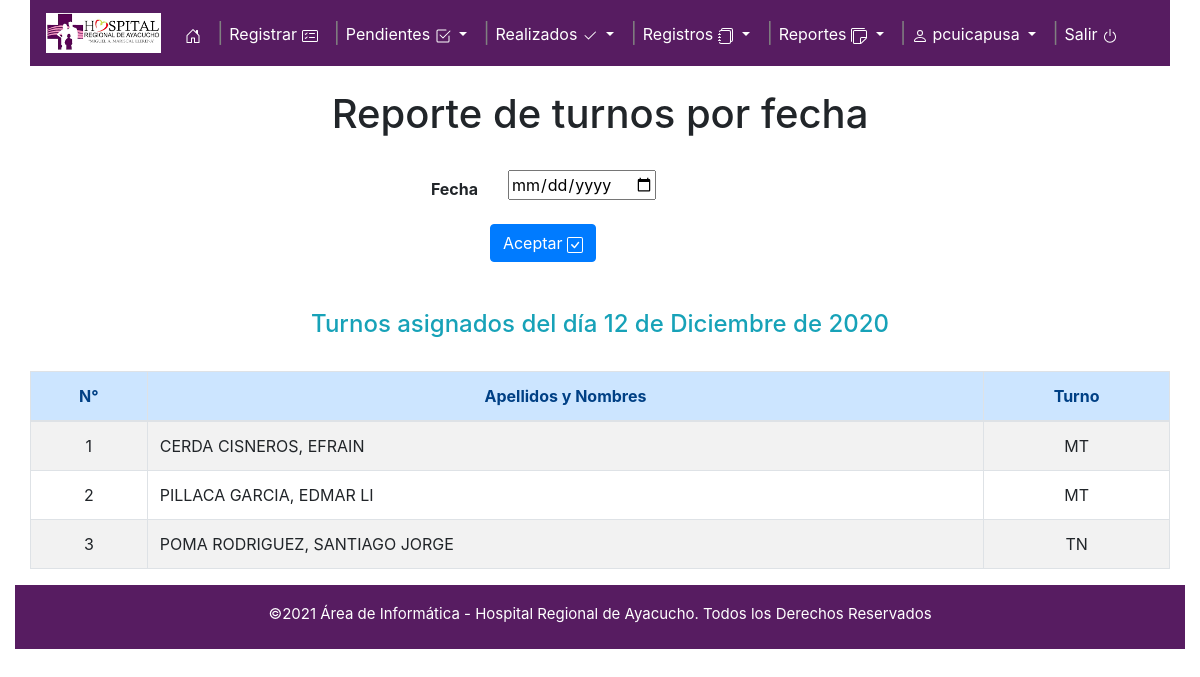
Screenshot of /reporte-turnosxfecha.php?fecha=2020-12-12 (signed in) with the database file from the repository.
### tables this page shows
CREATE TABLE IF NOT EXISTS `usuario` (
  `dni_usu` int(11) NOT NULL AUTO_INCREMENT,
  `user_usu` varchar(20) NOT NULL,
  `passw_usu` varchar(50) NOT NULL,
  `nombres_usu` varchar(50) NOT NULL,
  `apellidos_usu` varchar(50) NOT NULL,
  `celular_usu` int(9) DEFAULT NULL,
  `correo_usu` varchar(100) DEFAULT NULL,
  `fecha_reg_usu` datetime DEFAULT NULL,
  `user_reg_usu` varchar(50) DEFAULT NULL,
  `activo_usu` varchar(2) NOT NULL,
  PRIMARY KEY (`dni_usu`)
);

CREATE TABLE IF NOT EXISTS `horario` (
  `id_hora` varchar(14) NOT NULL,
  `dni_usu` int(8) NOT NULL,
  `fecha_hora` date NOT NULL,
  `turno_hora` varchar(20) NOT NULL,
  `fech_reg_hora` datetime DEFAULT NULL,
  `user_reg_hora` varchar(50) DEFAULT NULL,
  PRIMARY KEY (`id_hora`)
);

### configuracion.php (the view, shortened to what this page needs)
<?php
function orderfecha($fecha){
	$dia = substr($fecha,8,2);
	$mes = substr($fecha,5,2);
	$año = substr($fecha,0,4);
	$fecha = $dia.'/'.$mes.'/'.$año;
	return $fecha;
}
function generar_mes($num){
	switch ($num) {
		case 12: $m = "Diciembre"; break;
	}
	return $m;
}
function generar_report_turnosxfecha($fecha){
	$connect=@mysqli_connect(server,user,pass) or die('Database connect error');
	mysqli_set_charset($connect, "utf8mb4");
	$con = "SELECT u.dni_usu AS dni,concat(apellidos_usu,', ',nombres_usu) AS name,turno_hora,fecha_hora
			FROM usuario as u INNER JOIN horario as h
			ON u.dni_usu=h.dni_usu WHERE activo_usu='si' AND fecha_hora = '$fecha' AND turno_hora <> '' AND turno_hora <> '--'
			ORDER BY turno_hora";
	$query = mysqli_query($connect,$con);
	$query2 = mysqli_query($connect,$con);
	if($lista= mysqli_fetch_array($query)){
		$fecha_front = orderfecha($fecha);
		$dia = substr($fecha_front,0,2);
		$mes = generar_mes(substr($fecha_front,3,2));
		$anio = substr($fecha_front,6,4);
		$report = "
		<br/><center><h4 class='text-info'>Turnos asignados del día $dia de $mes de $anio </h4></center><br/>
		<table class='table table-bordered table-striped'>
			<thead>
				<tr class='alert alert-primary'>
					<th><center>N°</center></th>
					<th><center>Apellidos y Nombres</center></th>
					<th><center>Turno</center></th>
				</tr>
			</thead>
			<tbody>";
		$i = 1;
		while($row= mysqli_fetch_array($query2)){
			$names = $row['name'];
			$names = mb_convert_case($names, MB_CASE_UPPER, "UTF-8");
			$turno = $row['turno_hora'];
			$turno = mb_convert_case($turno, MB_CASE_UPPER, "UTF-8");
			$report = $report."
			<tr>
				<td><center>".$i."</center></td>
				<td class='names'>".$names."</td>
				<td><center>".$turno."</center></td>
			</tr>";
			$i++;
		}
		$report = $report."</tbody></table>";
	}else{
		$report = "
		<tr>
			<td colspan='4'><h5 class='text-info'>No hay Registros.</h5><p class='text-info'>No se registraron turnos en esta fecha.</p></td>
		</tr>";
	}
	return $report;
}
?>

### gnusuario.php
<?php
require_once('configuracion.php');
if(isset($_COOKIE['usuario'])){
	$consulta="SELECT user_usu FROM usuario WHERE dni_usu='$_COOKIE[usuario]'";
	$respuesta=mysqli_query($connect,$consulta);
	if($fila=mysqli_fetch_array($respuesta)){
		$login = $fila[0];
	}
	print $login;
}else{
	header('location:index.php');
	}
?>

### rows the page displays
usuario: user_usu "pcuicapusa"
horario: turno_hora "MT"
horario: turno_hora "MT"
horario: turno_hora "TN"

### other values shown
$dia "12"
$mes "Diciembre"
$anio "2020"
$names "CERDA CISNEROS, EFRAIN PILLACA GARCIA, EDMAR LI POMA RODRIGUEZ, SANTIAGO JORGE"
